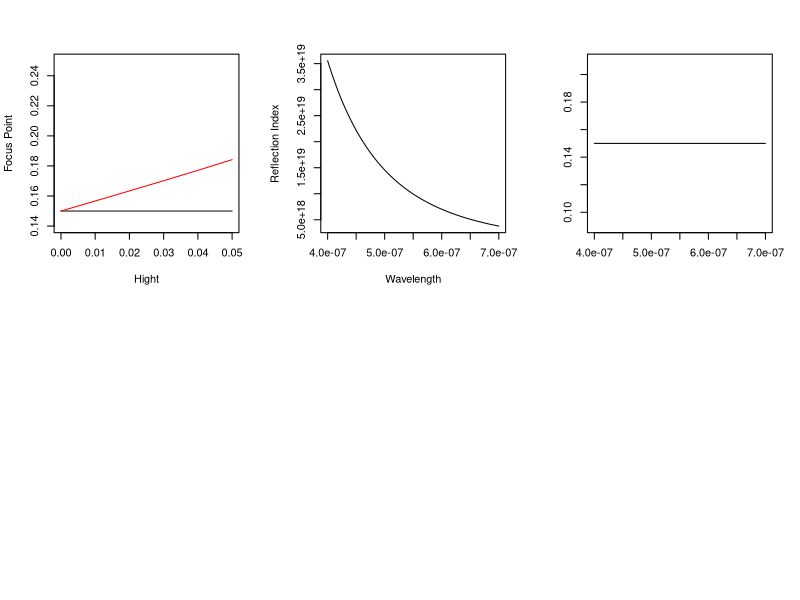

Here is the R script that generated this plot: (Note: this script raises an error after producing the figure.)

R <- 0.15					#Radious
D <- 0.1					#Diameter of lens
n1 <- 1.0					#Refraction index
n2 <- 1.5					#Refraction index
#Gaussian function (Radious,Hight,incoming refraction index, material refraction index, Use approximation BOOLEAN)
Gaussian <- function(r,h,n1,n2,b){
	a1 = 0					#Paraxial Approximation
	if(!b){
		a1 = alph1(h,r)		#None Approximated Angle
	}
	a2 = alph2(r,a1,n1,n2)
	f = r*sin(a2)/cos(a2)+r
	return(f)
}

#Refraction angle to norm of surface
alph2 <- function(r,a1,n1,n2){
	a2 = asin(sin(a1)*(n1/n2))
	return(a2)
}
#Light angle without Paraxial Approxation to norm of surface
alph1 <- function(h,r){
	a1 = asin(h/r)
	if(is.nan(a1)){
		return
	}
	return(a1)
}

#Refreaction index calculation of Glass material BK7
BK7n <- function(a){
	a1 = 2.271176
	a2 = -9.700709/10^9
	a3 = 0.0110971/10^6
	a4 = 4.622809/10^11
	a5 = 1.616105/10^11
	a6 = -8.285043/10^13
	n4 = (a1+a2*a^2+a3/a^2+a4/a^4+a5*1/a^6+a6/a^8)^2
	n2 = sqrt(n4)
	n = sqrt(n2)
	return(n)
}
par(mfrow = c(2,3));

#Paraxoide Approximation applied
Gauss_Approx <- function(x) Gaussian(R,x,n1,n2,TRUE);
fa <- Vectorize(Gauss_Approx);
plot.function(fa, from=0, to=D/2, xlab="Hight", ylab="Focus Point",
		ylim=c(fa(0)-0.01,0.25));
#No Paraxoide Approximation
Gauss <- function(x) Gaussian(R,x,n1,n2,FALSE);
f <- Vectorize(Gauss);
plot.function(f,from=0,to=D/2, add=TRUE, col="red",
		);
n2v <- Vectorize(BK7n);
plot.function(n2v, from=(400/10^9), to=(700/10^9), ylab="Reflection Index", xlab="Wavelength");

#BK7 replace material of lens	
h <- 0.025;
f_chrom <- function(a){
	bk7n2 =  BK7n(a);
	f = Gaussian(R, h, n1, bk7n2, FALSE);
	return(f)
}
v_chrom <- Vectorize(f_chrom);
plot.function(v_chrom, from=(400/10^9), to=(700/10^9), xlab="", ylab="");

#Assignment no. 2
L <- 0.2			#Length
D <- 0.008 			#Diameter
tb <- 200/10^6			#pulse duration
tau <- 230/10^6			#Lifespan
N0 <- 1.4*10^20			#Number of Ions cm^-3
sigma <<- 2.8/10^23 		#
c <- 299792458			#Speed of Light m/s

V <- L*pi*(D/2)^2;		#cavity Volyme
B <- sigma*c/V;			#Probability of stimulated emission ion and photon

N_inf <<- 0.01*N0;
P <- N_inf/tau;			#Pump strength

#Assignment 2:b definitions
R1 <- 1;
R2 <- 0.05;
tb <- 200/10^6;

tau_c <- function(r1,r2) {	#Lifespan in cavity for photons
	tau_r = -2*L/(c*(log(r1)+log(r2)));
	return(tau_r)
}


#Differential eqvations:
N_prim <- function(N, Phi){		#Number of Ions
	y = P-B*N*Phi-N/tau;
	return(y)
}

Phi_prim <- function(Phi, N) {	#
	y = B*V*N*(Phi+1)-Phi/tau_c(R1,R2);
	return(y)
}


Solv <- function(f0, f_prim, g_prim, t){
	h = (t[1]-t[2]);
	f = rep(0, length(t));
	g = rep(0, length(t));
	f[1] <- (f0[1]);
	g[1] <- (f0[2]);
	for(i in as.single(1:length(t))){
		f[i+1] = f[i] - f_prim(f[i],g[i])*h;
		g[i+1] = g[i] - g_prim(g[i],f[i])*h;
	}
	return(f);
}

N <- function(x){
	return(Solv(c(N0,0), N_prim, Phi_prim, x))
}
Phi <- function(x){
	return(Solv(c(0,N0), Phi_prim, N_prim, x))
}
x0 = N(seq(0, 0.0002, length=20));
x1 = Phi(seq(0, 0.0002, length=20));
print("N");
print(x0);
print("Phi");
print(x1);
plot(x0);
plot(x1);
